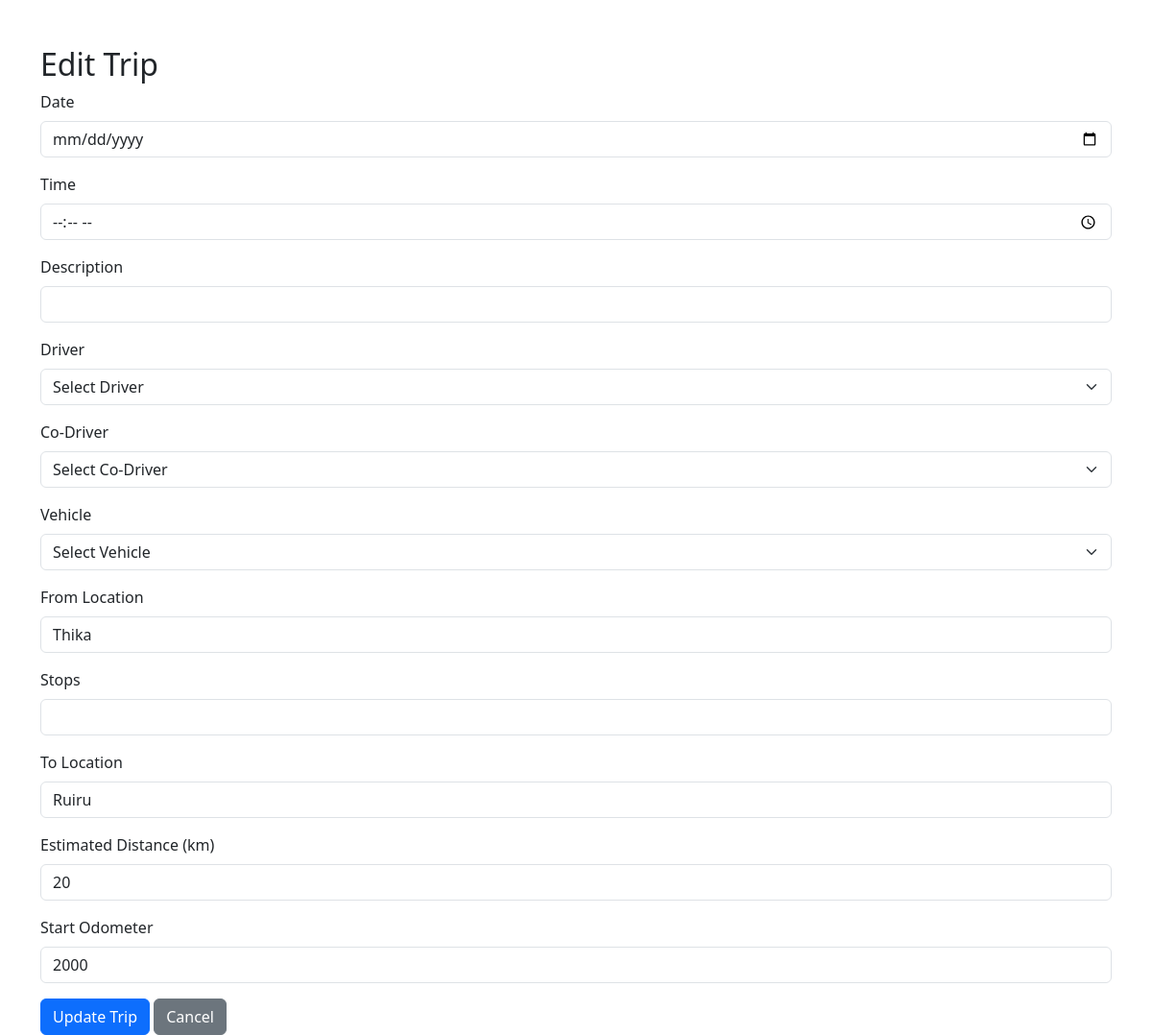
Screenshot of /edit_trip.php?trip_id=13 with the database file from the repository.
### tables this page shows
CREATE TABLE `trips` (
  `trip_id` int(11) NOT NULL,
  `trip_date` date NOT NULL,
  `trip_time` time NOT NULL,
  `trip_day` varchar(100) NOT NULL,
  `trip_description` text NOT NULL,
  `driver_id` varchar(100) NOT NULL,
  `co_driver_id` varchar(100) DEFAULT NULL,
  `vehicle_id` varchar(100) NOT NULL,
  `from_location` text NOT NULL,
  `stops` text DEFAULT NULL,
  `to_location` text NOT NULL,
  `est_distance` int(200) NOT NULL,
  `start_odometer` int(200) NOT NULL,
  `end_odometer` int(11) DEFAULT NULL,
  `actual_distance` varchar(100) DEFAULT NULL,
  `trip_status` varchar(100) NOT NULL DEFAULT 'Ongoing'
);

### edit_trip.php (the view, shortened to what this page needs)
<?php
require_once 'connection.php';
$trip_id = $_GET['trip_id'] ?? null;
if ($trip_id) {
    $stmt = $conn->prepare("SELECT * FROM trips WHERE trip_id = ?");
    $stmt->bind_param("i", $trip_id);
    $stmt->execute();
    $result = $stmt->get_result();
    $trip = $result->fetch_assoc();
}
?>
<!DOCTYPE html>
<html lang="en">
<head>
    <link rel="stylesheet" href="path/to/bootstrap.min.css">
</head>
<body>
<div class="container mt-5">
    <h2>Edit Trip</h2>
    <form action="edit_trip.php?trip_id=<?php echo htmlspecialchars($trip_id); ?>" method="POST">
        <div class="mb-3">
            <label for="date" class="form-label">Date</label>
            <input type="date" class="form-control" id="date" name="date" required value="<?php echo htmlspecialchars($trip['date']); ?>">
        </div>
        <div class="mb-3">
            <label for="time" class="form-label">Time</label>
            <input type="time" class="form-control" id="time" name="time" required value="<?php echo htmlspecialchars($trip['time']); ?>">
        </div>
        <div class="mb-3">
            <label for="description" class="form-label">Description</label>
            <input type="text" class="form-control" id="description" name="description" value="<?php echo htmlspecialchars($trip['description']); ?>">
        </div>
        <div class="mb-3">
            <label for="driver" class="form-label">Driver</label>
            <select class="form-select" id="driver" name="driver" required>
                <option value="">Select Driver</option>
            </select>
        </div>
        <div class="mb-3">
            <label for="co_driver" class="form-label">Co-Driver</label>
            <select class="form-select" id="co_driver" name="co_driver">
                <option value="">Select Co-Driver</option>
            </select>
        </div>
        <div class="mb-3">
            <label for="vehicle" class="form-label">Vehicle</label>
            <select class="form-select" id="vehicle" name="vehicle" required>
                <option value="">Select Vehicle</option>
            </select>
        </div>
        <div class="mb-3">
            <label for="from_location" class="form-label">From Location</label>
            <input type="text" class="form-control" id="from_location" name="from_location" value="<?php echo htmlspecialchars($trip['from_location']); ?>">
        </div>
        <div class="mb-3">
            <label for="stops" class="form-label">Stops</label>
            <input type="text" class="form-control" id="stops" name="stops" value="<?php echo htmlspecialchars($trip['stops']); ?>">
        </div>
        <div class="mb-3">
            <label for="to_location" class="form-label">To Location</label>
            <input type="text" class="form-control" id="to_location" name="to_location" value="<?php echo htmlspecialchars($trip['to_location']); ?>">
        </div>
        <div class="mb-3">
            <label for="est_distance" class="form-label">Estimated Distance (km)</label>
            <input type="number" class="form-control" id="est_distance" name="est_distance" value="<?php echo htmlspecialchars($trip['est_distance']); ?>">
        </div>
        <div class="mb-3">
            <label for="start_odometer" class="form-label">Start Odometer</label>
            <input type="number" class="form-control" id="start_odometer" name="start_odometer" value="<?php echo htmlspecialchars($trip['start_odometer']); ?>">
        </div>
        <button type="submit" class="btn btn-primary">Update Trip</button>
        <a href="trips.php" class="btn btn-secondary">Cancel</a>
    </form>
</div>
</body>
</html>

### rows the page displays
trips: from_location "Thika", to_location "Ruiru", est_distance "20", start_odometer "2000"
